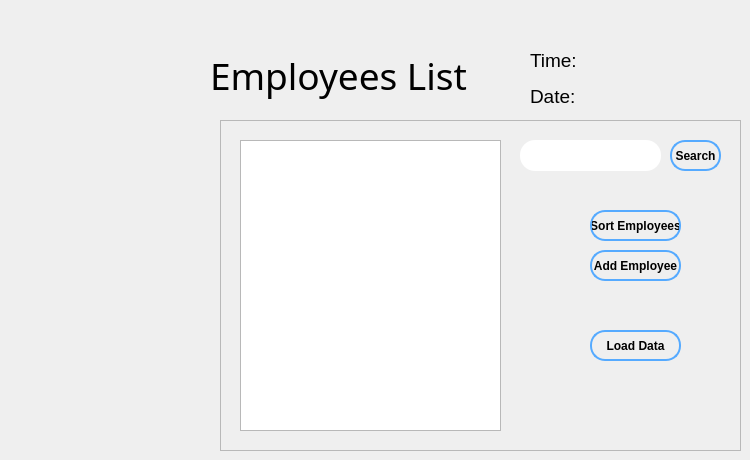
   <widget class="QWidget" name="employeesList">
    <widget class="QLabel" name="employeesListTitle">
     <property name="geometry">
      <rect>
       <x>210</x>
       <y>40</y>
       <width>281</width>
       <height>71</height>
      </rect>
     </property>
     <property name="font">
      <font>
       <family>Arial Rounded MT Bold</family>
       <pointsize>28</pointsize>
      </font>
     </property>
     <property name="text">
      <string>Employees List</string>
     </property>
    </widget>
    <widget class="QLabel" name="time">
     <property name="geometry">
      <rect>
       <x>590</x>
       <y>46</y>
       <width>151</width>
       <height>31</height>
      </rect>
     </property>
     <property name="font">
      <font>
       <pointsize>14</pointsize>
      </font>
     </property>
     <property name="text">
      <string/>
     </property>
    </widget>
    <widget class="QLabel" name="label_3">
     <property name="geometry">
      <rect>
       <x>530</x>
       <y>50</y>
       <width>47</width>
       <height>21</height>
      </rect>
     </property>
     <property name="font">
      <font>
       <pointsize>14</pointsize>
      </font>
     </property>
     <property name="text">
      <string>Time:</string>
     </property>
    </widget>
    <widget class="QLabel" name="date">
     <property name="geometry">
      <rect>
       <x>590</x>
       <y>82</y>
       <width>91</width>
       <height>31</height>
      </rect>
     </property>
     <property name="font">
      <font>
       <pointsize>14</pointsize>
      </font>
     </property>
     <property name="text">
      <string/>
     </property>
    </widget>
    <widget class="QLabel" name="label_5">
     <property name="geometry">
      <rect>
       <x>530</x>
       <y>86</y>
       <width>47</width>
       <height>21</height>
      </rect>
     </property>
     <property name="font">
      <font>
       <pointsize>14</pointsize>
      </font>
     </property>
     <property name="text">
      <string>Date:</string>
     </property>
    </widget>
    <widget class="QFrame" name="frame">
     <property name="geometry">
      <rect>
       <x>220</x>
       <y>120</y>
       <width>521</width>
       <height>331</height>
      </rect>
     </property>
     <property name="frameShape">
      <enum>QFrame::StyledPanel</enum>
     </property>
     <property name="frameShadow">
      <enum>QFrame::Raised</enum>
     </property>
     <widget class="QPushButton" name="addEmployeeButton">
      <property name="geometry">
       <rect>
        <x>370</x>
        <y>130</y>
        <width>91</width>
        <height>31</height>
       </rect>
      </property>
      <property name="font">
       <font>
        <family>Arial</family>
        <weight>75</weight>
        <bold>true</bold>
       </font>
      </property>
      <property name="styleSheet">
       <string notr="true">#addEmployeeButton
{
	border-radius:15px;
	background:transparent;
	border:2px solid rgb(85, 170, 255);
}

#addEmployeeButton:hover
{
	background:rgb(85, 170, 255);
}</string>
      </property>
      <property name="text">
       <string>Add Employee</string>
      </property>
     </widget>
     <widget class="QLineEdit" name="searchLineEdit">
      <property name="geometry">
       <rect>
        <x>300</x>
        <y>20</y>
        <width>141</width>
        <height>31</height>
       </rect>
      </property>
      <property name="styleSheet">
       <string notr="true">#searchLineEdit
{
	border-radius:15px;
	background:white;

}
</string>
      </property>
     </widget>
     <widget class="QPushButton" name="sortButton">
      <property name="geometry">
       <rect>
        <x>370</x>
        <y>90</y>
        <width>91</width>
        <height>31</height>
       </rect>
      </property>
      <property name="font">
       <font>
        <family>Arial</family>
        <weight>75</weight>
        <bold>true</bold>
       </font>
      </property>
      <property name="styleSheet">
       <string notr="true">#sortButton
{
	border-radius:15px;
	background:transparent;
	border:2px solid rgb(85, 170, 255);
}

#sortButton:hover
{
	background:rgb(85, 170, 255);
}</string>
      </property>
      <property name="text">
       <string>Sort Employees</string>
      </property>
     </widget>
     <widget class="QListView" name="listWidget">
      <property name="geometry">
       <rect>
        <x>20</x>
        <y>20</y>
        <width>261</width>
        <height>291</height>
       </rect>
      </property>
     </widget>
     <widget class="QPushButton" name="loadDataButton">
      <property name="geometry">
       <rect>
        <x>370</x>
        <y>210</y>
        <width>91</width>
        <height>31</height>
       </rect>
      </property>
      <property name="font">
       <font>
        <family>Arial</family>
        <weight>75</weight>
        <bold>true</bold>
       </font>
      </property>
      <property name="styleSheet">
       <string notr="true">#loadDataButton
{
	border-radius:15px;
	background:transparent;
	border:2px solid rgb(85, 170, 255);
}

#loadDataButton:hover
{
	background:rgb(85, 170, 255);
}</string>
      </property>
      <property name="text">
       <string>Load Data</string>
      </property>
     </widget>
     <widget class="QPushButton" name="searchButton">
      <property name="geometry">
       <rect>
        <x>450</x>
        <y>20</y>
        <width>51</width>
        <height>31</height>
       </rect>
      </property>
      <property name="font">
       <font>
        <family>Arial</family>
        <weight>75</weight>
        <bold>true</bold>
       </font>
      </property>
      <property name="styleSheet">
       <string notr="true">#searchButton
{
	border-radius:15px;
	background:transparent;
	border:2px solid rgb(85, 170, 255);
}

#searchButton:hover
{
	background:rgb(85, 170, 255);
}</string>
      </property>
      <property name="text">
       <string>Search</string>
      </property>
     </widget>
    </widget>
    <widget class="QWidget" name="widget" native="true">
     <property name="geometry">
      <rect>
       <x>590</x>
       <y>40</y>
       <width>120</width>
       <height>41</height>
      </rect>
     </property>
    </widget>
   </widget>
